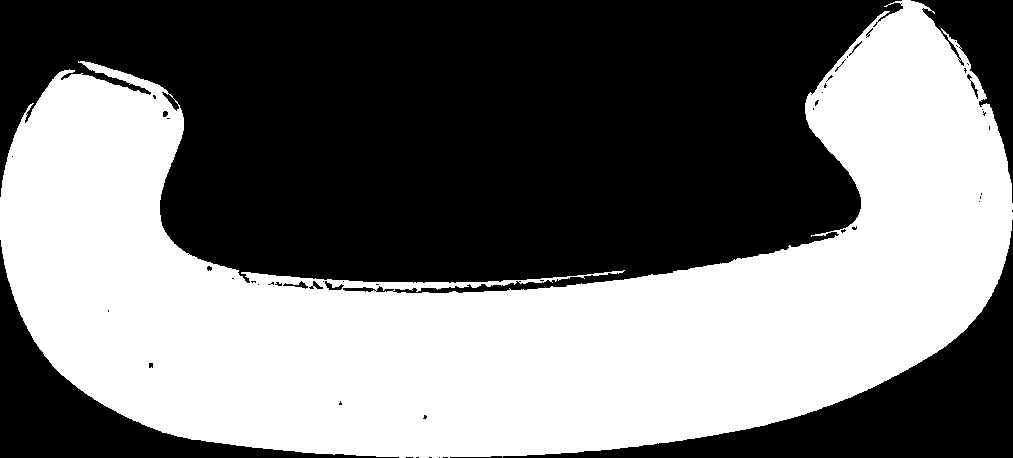
%> input picture Signals and Systems/2/Code/Persian_Set/ب.bmp, 1013 x 458 px; its folder holds 4 pictures in this run
$ octave p2.m   (GNU Octave 9; MATLAB toolbox functions it lacks are replaced by stand-ins)
%> lines starting %> are read from the running program, lines starting %| are printed output that depends on the picture; in (x1, y1, x2, y2) boxes, pixels count from 0 and x2, y2 are one past the last pixel; in counts of white or black regions, pixels touching at a corner belong together; the program's own positions count from 1
clear;clc;close all;

[file,path] = uigetfile({'*.jpg;*.png'},'Select your image');
%> the answer given: Persian_Set/ب.bmp
image = imread([path file]);
%> image is the input picture: size 458x1013 uint8; 46.8% white; 1 white region, box (x1, y1, x2, y2) and area: (0, 0, 1013, 458) 217287
image = imresize(image, [300 500]);
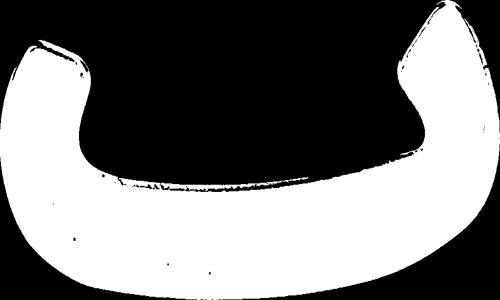
%> image: size 300x500 uint8; min 0, max 255, mean 119.4

figure;
subplot(2,2,1)
imshow(image)
title('Base')

subplot(2,2,2)
image = rgb2gray(image);
imshow(image)
title('Gray')

subplot(2,2,3)
image = imbinarize(image);
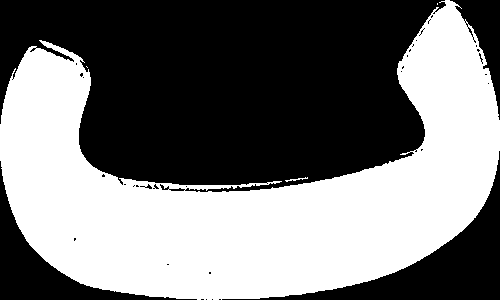
%> image: size 300x500 logical; 46.9% white; 4 white regions (2 under 20 px), largest, box (x1, y1, x2, y2) and area: (0, 0, 500, 300) 70246, (285, 177, 308, 182) 35
image = ~image;
imshow(image)
title('Binary')

subplot(2,2,4)
image = bwareaopen(image,400) - bwareaopen(image,5000);
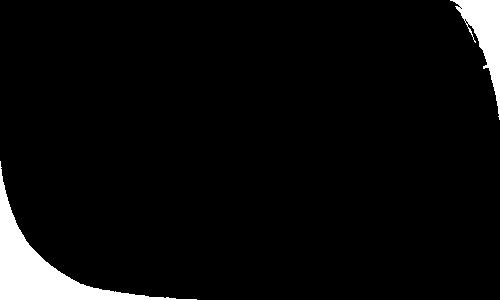
%> image: size 300x500 double; values 0 (black) and 1 (white), 4.7% white; 2 white regions, box (x1, y1, x2, y2) and area: (0, 161, 197, 300) 4956, (450, 0, 500, 120) 2160
imshow(image)
title('Cleaned')

[L,maxSegment] = bwlabel(image);
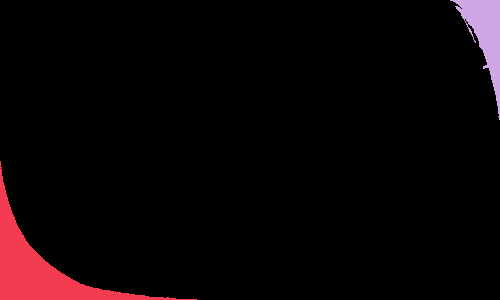
%> L: size 300x500 double; 3 distinct labels, from 0 to 2; one colour per label, 0 black
%> maxSegment = 2
maxSegment = maxSegment+1;
%> maxSegment = 3
hold on

label_positions = zeros(2,maxSegment-1);
for i = 1:maxSegment-1
    [r,c] = find(L == i);
    mc = min(c,[],'all');
    mr = min(r,[],'all');
    Mc = max(c,[],'all');
    Mr = max(r,[],'all');
    label_positions(1,i) = i;
    label_positions(2,i) = mc;
    rectangle('Position',[mc,mr,Mc-mc,Mr-mr],'EdgeColor','b','LineWidth',2)
end
%> this loop made 2 passes
%> (mc, mr, Mc, Mr) on passes 1 to 2: (1, 162, 197, 300), (451, 1, 500, 120)
%> after the loop, label_positions = [1 2; 1 451]
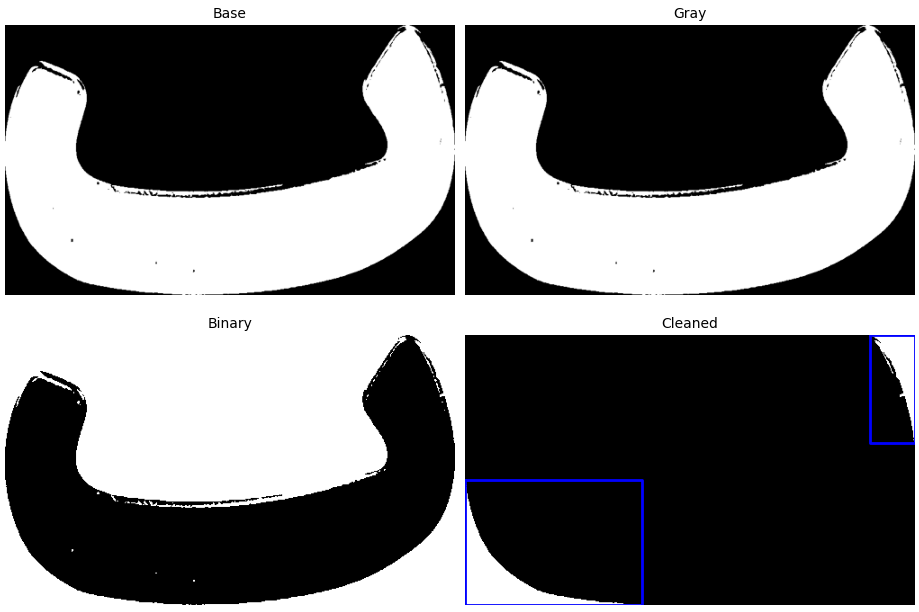
%> figure redrawn from the program's plot data, 4 panels

[temp,indexs] = sort(label_positions(2,:));
%> temp = [1 451]; indexs = [1 2]
label_positions(1,:) = label_positions(1,indexs);
label_positions(2,:) = label_positions(2,indexs);

files=dir('Persian_Set');
len=length(files)-2;
TRAIN=cell(2,len);
for i=1:len
   TRAIN{1,i}=imread(['Persian_Set','/',files(i+2).name]);
   TRAIN{2,i}=files(i+2).name(1);
end

figure
result = [];
file = fopen('result.txt', 'wt');

for i = 1:maxSegment-1
    [r,c] = find(L == label_positions(1,i));
    character = image(min(r):max(r), min(c):max(c));
    subplot(1,maxSegment-1,i)
    imshow(character)
    decision = cell(2,1);
    decision{1,1} = 0;
    decision{2,1} = '';

    for j = 1:length(TRAIN)
        temp = corr2(imresize(TRAIN{1,j},size(character)), character);
        if temp >= 0.45 && temp >= decision{1,1}
            decision{1,1} = temp;
            decision{2,1} = TRAIN{2,j};
        end
    end

    disp(decision{2,1});
    fprintf(file,'%c\n',decision{2,1});
    result = [result decision{2,1}];
end
%> this loop made 2 passes
%> pass 1, `character = image(min(r):max(r), min(c):max(c));`:
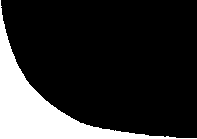
%> character: size 139x197 double; values 0 (black) and 1 (white), 18.1% white; 1 white region, box (x1, y1, x2, y2) and area: (0, 0, 197, 139) 4956
%> pass 2, `character = image(min(r):max(r), min(c):max(c));`:
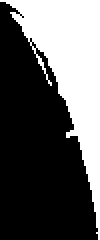
%> character: size 120x50 double (shown 2 times larger); values 0 (black) and 1 (white), 36% white; 1 white region, box (x1, y1, x2, y2) and area: (0, 0, 50, 120) 2160


fclose(file);
